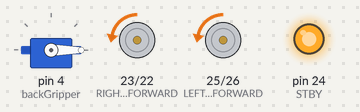
Bench run of a sketch on a simulated Arduino Mega 2560, built with avr-gcc and run on an emulated ATmega2560. Parts: servo, motor-driver pin pairs drawn as motors (green arrow = first pin HIGH = forward, orange = second pin HIGH = backward, longer = more drive, scaled by the enable pin, stopped while the standby pin is LOW), output pins drawn as LEDs (lit = HIGH).

Above: at 1.55 s.
At 3.75 s:
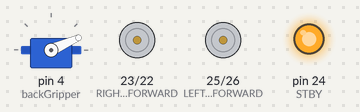
At 4.85 s:
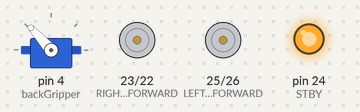
At 5.95 s:
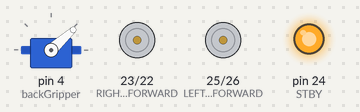
At 10.35 s:
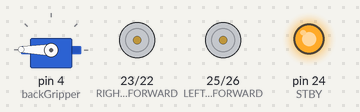
At 19.25 s:
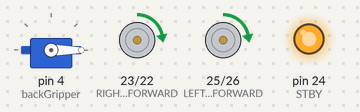
Timing chart, 0 to 24.7 s (numbered marks = the images above):
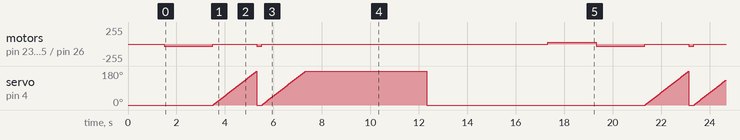

The sketch:

back_gripper_example.ino
```cpp
#include <Servo.h>

#define STBY 24
#define RIGHTMOTORFORWARD 23
#define RIGHTMOTORBACKWARD 22
#define RIGHTMOTORPWM 2
#define LEFTMOTORFORWARD 25
#define LEFTMOTORBACKWARD 26
#define LEFTMOTORPWM 3


//define constants for motor control
#define RIGHTMOTOR 1
#define LEFTMOTOR 0
#define FWD 1
#define BWD 0
#define RIGHT 1
#define LEFT 0


Servo backGripper;


void setup()
{
  delay(500);
  setupMotorshield();
  backGripper.attach(4);
  backGripper.write(0);
  delay(1000);
}

void loop()
{

  drive_motor(RIGHT, BWD, 30);
  drive_motor(LEFT, BWD, 30);
  delay(2000);
  stop_motors();
  for (int i = 0; i < 180; i++)
  {
    backGripper.write(i);
    delay(10);
  }

  reset_gripper();

  drive_motor(RIGHT, BWD, 30);
  drive_motor(LEFT, BWD, 30);
  delay(200);

  stop_motors();

  for (int i = 0; i < 180; i++)
  {
    backGripper.write(i);
    delay(10);
  }

  delay(5000);

  reset_gripper();

  delay(5000);

  drive_motor(RIGHT, FWD, 30);
  drive_motor(LEFT, FWD, 30);
  delay(2000);

}

void reset_gripper()
{
  backGripper.write(0);
}

void grip_action()
{
  for (int i = 0; i < 180; i++)
  {
    backGripper.write(i);
    delay(50);
  }
}

/************************** SETUP PINS ************************************************/

void setupMotorshield()
{
  pinMode(STBY, OUTPUT);
  pinMode(RIGHTMOTORFORWARD, OUTPUT);
  pinMode(RIGHTMOTORBACKWARD, OUTPUT);
  pinMode(RIGHTMOTORPWM, OUTPUT);
  pinMode(LEFTMOTORFORWARD, OUTPUT);
  pinMode(LEFTMOTORBACKWARD, OUTPUT);
  pinMode(LEFTMOTORPWM, OUTPUT);

  digitalWrite(STBY, HIGH);
  digitalWrite(RIGHTMOTORFORWARD, HIGH);
  digitalWrite(RIGHTMOTORBACKWARD, LOW);
  digitalWrite(LEFTMOTORFORWARD, HIGH);
  digitalWrite(LEFTMOTORBACKWARD, LOW);
}


/************************** DRIVE MOTORS **********************************************************************/
// this function drives the motors: specify motor, direction, speed
void drive_motor(boolean motor, boolean dir, int spd)
{
  if (motor == RIGHTMOTOR)
  {
    if (dir == FWD) //Right motor forward
    {
      digitalWrite(RIGHTMOTORFORWARD, HIGH);
      digitalWrite(RIGHTMOTORBACKWARD, LOW);
      analogWrite(RIGHTMOTORPWM, spd);                            // Send the new calculated motor speeds from the motor controller to the motors

    }
    else if(dir == BWD)//Right motor backwards
    {
      digitalWrite(RIGHTMOTORFORWARD, LOW);
      digitalWrite(RIGHTMOTORBACKWARD, HIGH);
      analogWrite(RIGHTMOTORPWM, spd);                            // Send the new calculated motor speeds from the motor controller to the motors
    }
  }
  else if(motor == LEFTMOTOR)
  {
    if (dir == FWD)//Left motor forwards
    {
      digitalWrite(LEFTMOTORFORWARD, HIGH);
      digitalWrite(LEFTMOTORBACKWARD, LOW);
      analogWrite(LEFTMOTORPWM, spd);                            // Send the new calculated motor speeds from the motor controller to the motors

    }
    else if(dir == BWD)//Right motor backwards
    {
      digitalWrite(LEFTMOTORFORWARD, LOW);
      digitalWrite(LEFTMOTORBACKWARD, HIGH);
      analogWrite(LEFTMOTORPWM, spd);                            // Send the new calculated motor speeds from the motor controller to the motors
    }
  }
}

/************************* STOP MOTORS ***************************************************************/
// stop both motors
void stop_motors()
{
  drive_motor(RIGHTMOTOR, FWD, 0);
  drive_motor(LEFTMOTOR, FWD, 0);
}
```

Measured:
- by itself, servo on pin 4 (backGripper): moves between 0° and 179°, repeating every 17.8 s
- by itself, motor on pin 23 (RIGHTMOTORFORWARD) / pin 22 (RIGHTMOTORBACKWARD), motor on pin 25 (LEFTMOTORFORWARD) / pin 26 (LEFTMOTORBACKWARD): repeats every 17.8 s: stopped 1.8 s, backward 30/255 0.20 s, stopped 11.8 s, forward 30/255 2.0 s, backward 30/255 2.0 s
